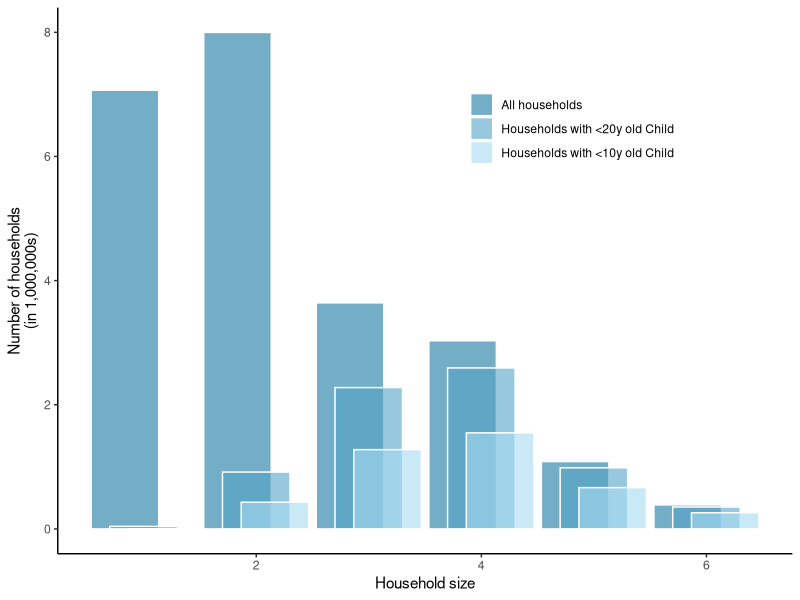
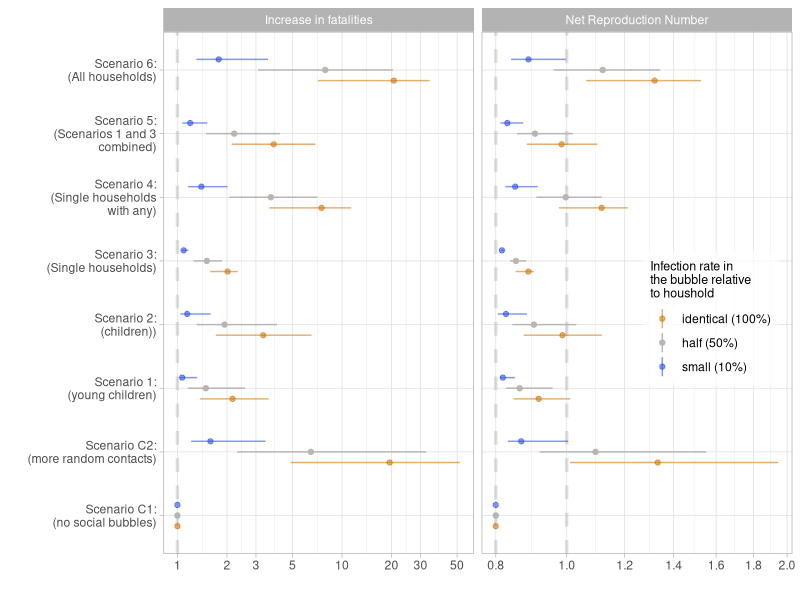
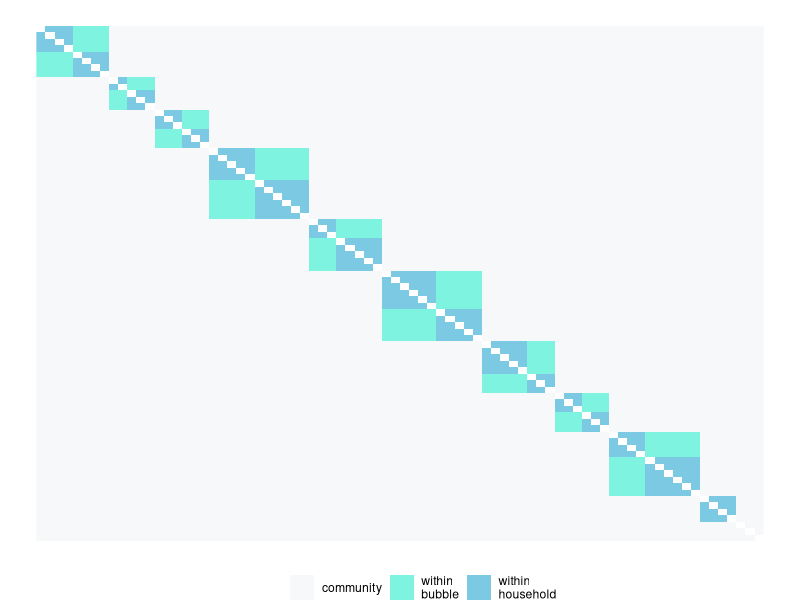
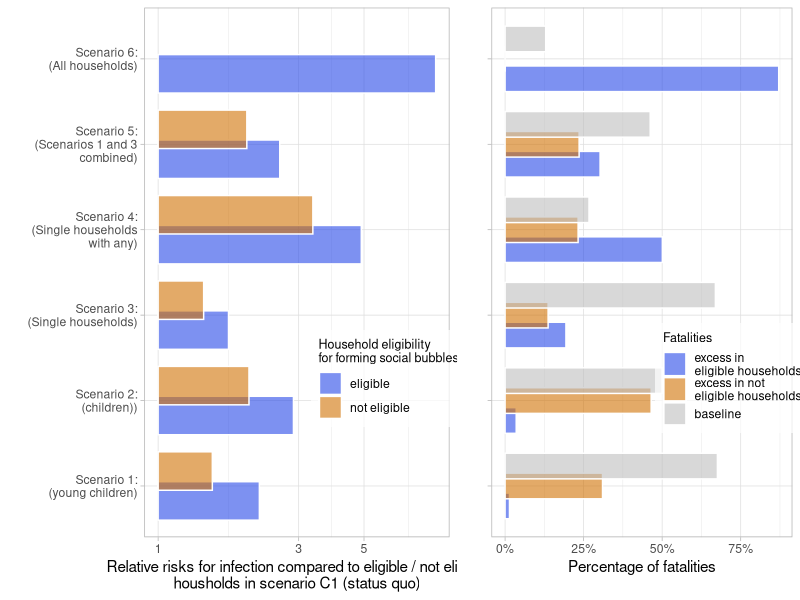
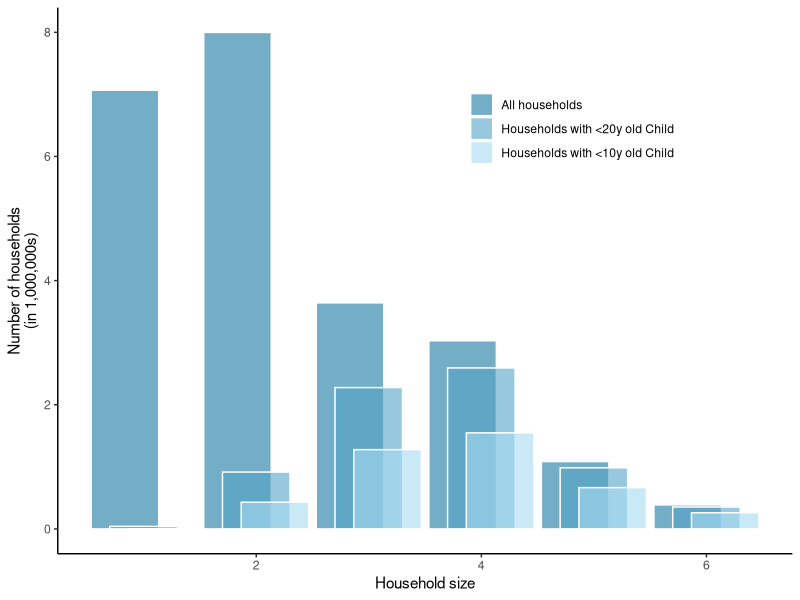
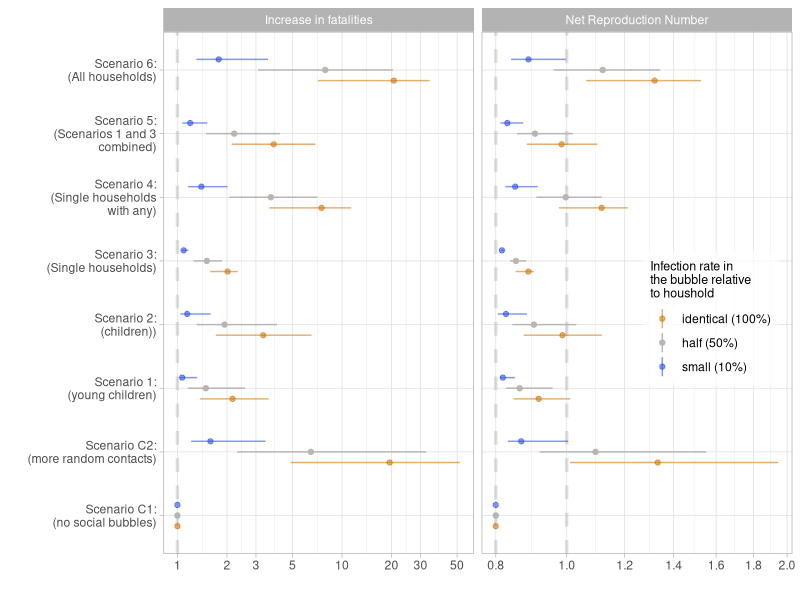
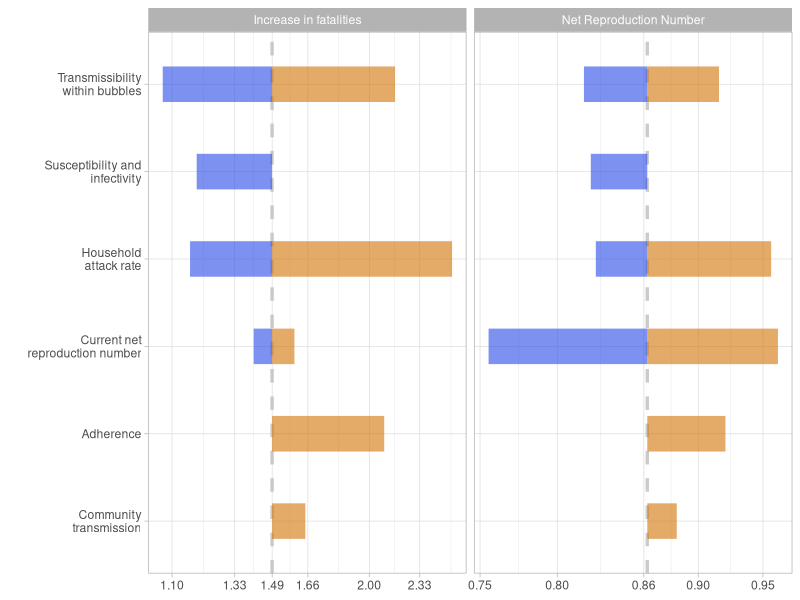
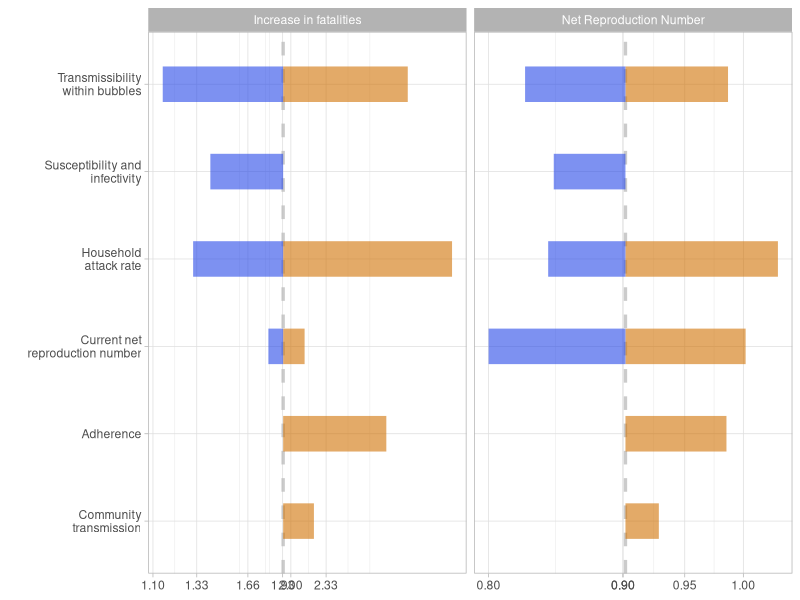

R code for these plots, in order:
#########
# plotting scripts 
# for "The effectiveness of social bubbles as part of a Covid-19 lockdown exit strategy, a modelling study"
# by Leng et al
# author: Stefan Flasche


########################
#load packages
########################
require(reshape2)
require(tidyverse)
require(gridExtra)

########################
#read in data
########################
read.csv("HH.csv") %>% 
  melt(id = "Household.size") -> dt
read.csv("Tab_RimpactMain.csv") %>%
  select(-(12:17)) %>%                            
  rbind(read.csv("Tab_DimpactMain.csv")) %>% 
  mutate(Outcome = gsub("Disease incidence increase","Increase in fatalities",Outcome)) %>%
  mutate(Outcome = gsub("Fatality Incidence Increase","Increase in fatalities",Outcome))->  dt.res    


########################
#plot Household sizes
########################
# av HH size
dt %>%
  group_by(variable) %>% summarise(avHHsize=sum(Household.size*value)/sum(value))

# proportion of HHs
dt %>%
  mutate(People = Household.size*value) %>%
  group_by(variable) %>% summarise(value= sum(value),
                                   People = sum(People))

#refactor
dt$variable = factor(dt$variable, c("All", "Children..20", "Children..10"))
Cat.names.replace = c("All"="All\nhouseholds", "Children..20"="Households with\n <20y old Child", "Children..10"="Households with\n <10y old Child")
Cat.names=c("All households", "Households with <20y old Child", "Households with <10y old Child")

# plot
dt %>%
  ggplot(aes(x=Household.size,y=value/1000000, fill=variable)) +
    geom_bar(stat = "identity", alpha=.6, position=position_dodge(width = .5), width = 1.8, color = "white") +
    scale_fill_manual(labels = Cat.names,
                        values=c("#1677a1","#54a4c7", "#a7dbf2")) +
    labs(x = "Household size", y = "Number of households\n(in 1,000,000s)", fill="") + 
    theme_classic() + theme(legend.position = c(0.7, 0.8))
ggsave("main_HHdistr.pdf", units = "cm", width = 14, height = 10)
          

########################
#plot Rs and deaths
########################
#filter for only the base case results
dt.res %>%
  filter(Parameter.set == "LSHTM" & 
           R_init == .8 &
           Mean.field.assumption == "Household" &
           Compliance == "Compliance") %>%
  mutate(TauB = fct_relevel(TauB, "identical", "half", "small")) -> dt.mainres

hline.dat <- data.frame(Outcome = c("Net Reproduction Number","Net Reproduction Number","Increase in fatalities"),
                        threshold = c(.8,1,1))
  
my_breaks <- function(x) { if (max(x) < 5) c(.8,1,1.2,1.4,1.6,1.8,2) else c(1,2,3,5,10,20,30,50) }

dt.mainres %>% 
  ggplot(aes(x=Scenario, y=value, ymin=value.lo, ymax=value.hi, color=TauB)) +
    geom_hline(data = hline.dat, aes(yintercept = threshold), color = "grey", alpha=0.5, lty="dashed", lwd=1.15) +  
    geom_linerange(position = position_dodge(.5)) +
    geom_point(position = position_dodge(.5)) +
    labs(x="", y="", color="Infection rate in\nthe bubble relative\nto houshold")+
    scale_color_manual(values = c("#d1720490","#bab5b3","#2748e890"),
                       labels = c("identical (100%)", "half (50%)", "small (10%)" )) +
    theme_light() + theme(legend.position = c(0.87, 0.45),
                          legend.background = element_rect(fill=alpha('white', 0.7)),
                          legend.title=element_text(size=9)) + 
    coord_flip() +
    scale_y_log10(breaks = my_breaks)+
    facet_grid(.~Outcome, scales = "free_x") +
    scale_x_discrete(labels = c("Scenario C1:\n(no social bubbles)",
                                "Scenario C2:\n(more random contacts)",
                                "Scenario 1:\n(young children)",
                                "Scenario 2:\n(children))",
                                "Scenario 3:\n(Single households)",
                                "Scenario 4:\n(Single households\nwith any)",
                                "Scenario 5:\n(Scenarios 1 and 3\ncombined)",
                                "Scenario 6:\n(All households)"))
ggsave("main_results.pdf", units = "cm", width = 18, height = 12)

########################
#plot Tornado
########################
for(i in 1:6){
  data.frame(list(Outcome=NA, 
                  Scenario=NA, 
                  val.lo=1, 
                  val=1, 
                  val.hi=1)) %>%
    rbind(c("Net Reproduction Number","tauB",
            dt.res %>% filter(Scenario==i, Outcome=="Net Reproduction Number", Parameter.set=="LSHTM", Compliance=="Compliance", Mean.field.assumption=="Household",R_init==.8, TauB=="small") %>% select(value) %>% as.numeric(),
            dt.res %>% filter(Scenario==i, Outcome=="Net Reproduction Number", Parameter.set=="LSHTM", Compliance=="Compliance", Mean.field.assumption=="Household",R_init==.8, TauB=="half") %>% select(value) %>% as.numeric(),
            dt.res %>% filter(Scenario==i, Outcome=="Net Reproduction Number", Parameter.set=="LSHTM", Compliance=="Compliance", Mean.field.assumption=="Household",R_init==.8, TauB=="identical") %>% select(value) %>% as.numeric())) %>%
    rbind(c("Net Reproduction Number","SAR",
            dt.res %>% filter(Scenario==i, Outcome=="Net Reproduction Number", Parameter.set=="LSHTM", Compliance=="Compliance", Mean.field.assumption=="Household",R_init==.8, TauB=="half") %>% select(value.lo) %>% as.numeric(),
            dt.res %>% filter(Scenario==i, Outcome=="Net Reproduction Number", Parameter.set=="LSHTM", Compliance=="Compliance", Mean.field.assumption=="Household",R_init==.8, TauB=="half") %>% select(value) %>% as.numeric(),
            dt.res %>% filter(Scenario==i, Outcome=="Net Reproduction Number", Parameter.set=="LSHTM", Compliance=="Compliance", Mean.field.assumption=="Household",R_init==.8, TauB=="half") %>% select(value.hi) %>% as.numeric())) %>%
    rbind(c("Net Reproduction Number","SusTrans",
            dt.res %>% filter(Scenario==i, Outcome=="Net Reproduction Number", Parameter.set=="Warwick", Compliance=="Compliance", Mean.field.assumption=="Household",R_init==.8, TauB=="half") %>% select(value) %>% as.numeric(),
            dt.res %>% filter(Scenario==i, Outcome=="Net Reproduction Number", Parameter.set=="LSHTM", Compliance=="Compliance", Mean.field.assumption=="Household",R_init==.8, TauB=="half") %>% select(value) %>% as.numeric(),
            NA)) %>%
    rbind(c("Net Reproduction Number","CommTrans",
            NA,
            dt.res %>% filter(Scenario==i, Outcome=="Net Reproduction Number", Parameter.set=="LSHTM", Compliance=="Compliance", Mean.field.assumption=="Household",R_init==.8, TauB=="half") %>% select(value) %>% as.numeric(),
            dt.res %>% filter(Scenario==i, Outcome=="Net Reproduction Number", Parameter.set=="LSHTM", Compliance=="Compliance", Mean.field.assumption=="Individual",R_init==.8, TauB=="half") %>% select(value) %>% as.numeric())) %>%
    rbind(c("Net Reproduction Number","Compliance",
            NA,
            dt.res %>% filter(Scenario==i, Outcome=="Net Reproduction Number", Parameter.set=="LSHTM", Compliance=="Compliance", Mean.field.assumption=="Household",R_init==.8, TauB=="half") %>% select(value) %>% as.numeric(),
            dt.res %>% filter(Scenario==i, Outcome=="Net Reproduction Number", Parameter.set=="LSHTM", Compliance=="Non-compliance", Mean.field.assumption=="Household",R_init==.8, TauB=="half") %>% select(value) %>% as.numeric())) %>% 
    rbind(c("Net Reproduction Number","Rinit",
            dt.res %>% filter(Scenario==i, Outcome=="Net Reproduction Number", Parameter.set=="LSHTM", Compliance=="Compliance", Mean.field.assumption=="Household",R_init==.7, TauB=="half") %>% select(value) %>% as.numeric(),
            dt.res %>% filter(Scenario==i, Outcome=="Net Reproduction Number", Parameter.set=="LSHTM", Compliance=="Compliance", Mean.field.assumption=="Household",R_init==.8, TauB=="half") %>% select(value) %>% as.numeric(),
            dt.res %>% filter(Scenario==i, Outcome=="Net Reproduction Number", Parameter.set=="LSHTM", Compliance=="Compliance", Mean.field.assumption=="Household",R_init==.9, TauB=="half") %>% select(value) %>% as.numeric())) %>%
    rbind(c("Increase in fatalities","tauB",
            dt.res %>% filter(Scenario==i, Outcome=="Increase in fatalities", Parameter.set=="LSHTM", Compliance=="Compliance", Mean.field.assumption=="Household",R_init==.8, TauB=="small") %>% select(value) %>% as.numeric(),
            dt.res %>% filter(Scenario==i, Outcome=="Increase in fatalities", Parameter.set=="LSHTM", Compliance=="Compliance", Mean.field.assumption=="Household",R_init==.8, TauB=="half") %>% select(value) %>% as.numeric(),
            dt.res %>% filter(Scenario==i, Outcome=="Increase in fatalities", Parameter.set=="LSHTM", Compliance=="Compliance", Mean.field.assumption=="Household",R_init==.8, TauB=="identical") %>% select(value) %>% as.numeric())) %>%
    rbind(c("Increase in fatalities","SAR",
            dt.res %>% filter(Scenario==i, Outcome=="Increase in fatalities", Parameter.set=="LSHTM", Compliance=="Compliance", Mean.field.assumption=="Household",R_init==.8, TauB=="half") %>% select(value.lo) %>% as.numeric(),
            dt.res %>% filter(Scenario==i, Outcome=="Increase in fatalities", Parameter.set=="LSHTM", Compliance=="Compliance", Mean.field.assumption=="Household",R_init==.8, TauB=="half") %>% select(value) %>% as.numeric(),
            dt.res %>% filter(Scenario==i, Outcome=="Increase in fatalities", Parameter.set=="LSHTM", Compliance=="Compliance", Mean.field.assumption=="Household",R_init==.8, TauB=="half") %>% select(value.hi) %>% as.numeric())) %>%
    rbind(c("Increase in fatalities","SusTrans",
            dt.res %>% filter(Scenario==i, Outcome=="Increase in fatalities", Parameter.set=="Warwick", Compliance=="Compliance", Mean.field.assumption=="Household",R_init==.8, TauB=="half") %>% select(value) %>% as.numeric(),
            dt.res %>% filter(Scenario==i, Outcome=="Increase in fatalities", Parameter.set=="LSHTM", Compliance=="Compliance", Mean.field.assumption=="Household",R_init==.8, TauB=="half") %>% select(value) %>% as.numeric(),
            NA)) %>%
    rbind(c("Increase in fatalities","CommTrans",
            NA,
            dt.res %>% filter(Scenario==i, Outcome=="Increase in fatalities", Parameter.set=="LSHTM", Compliance=="Compliance", Mean.field.assumption=="Household",R_init==.8, TauB=="half") %>% select(value) %>% as.numeric(),
            dt.res %>% filter(Scenario==i, Outcome=="Increase in fatalities", Parameter.set=="LSHTM", Compliance=="Compliance", Mean.field.assumption=="Individual",R_init==.8, TauB=="half") %>% select(value) %>% as.numeric())) %>%
    rbind(c("Increase in fatalities","Compliance",
            NA,
            dt.res %>% filter(Scenario==i, Outcome=="Increase in fatalities", Parameter.set=="LSHTM", Compliance=="Compliance", Mean.field.assumption=="Household",R_init==.8, TauB=="half") %>% select(value) %>% as.numeric(),
            dt.res %>% filter(Scenario==i, Outcome=="Increase in fatalities", Parameter.set=="LSHTM", Compliance=="Non-compliance", Mean.field.assumption=="Household",R_init==.8, TauB=="half") %>% select(value) %>% as.numeric())) %>%
    rbind(c("Increase in fatalities","Rinit",
            dt.res %>% filter(Scenario==i, Outcome=="Increase in fatalities", Parameter.set=="LSHTM", Compliance=="Compliance", Mean.field.assumption=="Household",R_init==.9, TauB=="half") %>% select(value) %>% as.numeric(),
            dt.res %>% filter(Scenario==i, Outcome=="Increase in fatalities", Parameter.set=="LSHTM", Compliance=="Compliance", Mean.field.assumption=="Household",R_init==.8, TauB=="half") %>% select(value) %>% as.numeric(),
            dt.res %>% filter(Scenario==i, Outcome=="Increase in fatalities", Parameter.set=="LSHTM", Compliance=="Compliance", Mean.field.assumption=="Household",R_init==.7, TauB=="half") %>% select(value) %>% as.numeric())) %>%
    slice(-1) -> dt.tornado
  
  hline.dat <- data.frame(Outcome = c("Net Reproduction Number","Increase in fatalities"),
                          value = dt.res %>% filter(Scenario==i, Parameter.set=="LSHTM", Compliance=="Compliance", Mean.field.assumption=="Household",R_init==.8, TauB=="half") %>% select(value) %>% c())
  my_breaks <- function(x) { if (max(x) > 2.5) c(1.1,1.33,round(hline.dat[2,2],2),1.66,2,2.33) else c(0.75,.8,round(hline.dat[1,2],2),.9,.95,1,1.1) }
  
  dt.tornado %>%
    ggplot(aes(x = Scenario)) +
    geom_hline(data = hline.dat, aes(yintercept = value), color = "grey", alpha=0.8, lty="dashed", lwd=1.15) +
      geom_linerange(aes(ymin=as.numeric(val), ymax=as.numeric(val.hi)), color="#d17204", lwd=12, alpha=.6)+
      geom_linerange(aes(ymin=as.numeric(val.lo), ymax=as.numeric(val)), color="#2748e8", lwd=12, alpha=.6)+
      facet_grid(.~Outcome, scales = "free")+
      coord_flip() +
      xlab("")+
      theme_light()+
      scale_x_discrete(labels = c("Community\ntransmission",
                                  "Adherence",
                                  "Current net\nreproduction number",
                                  "Household\nattack rate",
                                  "Susceptibility and\ninfectivity",
                                  "Transmissibility\nwithin bubbles")) +
    scale_y_log10(breaks = my_breaks)
  ggsave(paste0("main_tornado_Scenario_",i,".pdf"), units = "cm", width = 17, height = 8)
}



########################
# create contact matrix for plotting
########################
N=80
Nh=4
p=1/5
p2=1/3
M1 = matrix(rep(1/N,N^2),N) #community
M2 = matrix(rep(0,N^2),N) # HH
M3 = matrix(rep(0,N^2),N) # bubble
i=1
HHsize=Nh
c="tick"
Bsize=NULL
while((i+HHsize-1)<=N){
  M2[i:(i+HHsize-1),i:(i+HHsize-1)] = p
  i=i+HHsize
  if (c=="tick"){
    c="toc"
    Bsize=c(Bsize,HHsize)
  }else{
    c="tick"
    Bsize[length(Bsize)] = Bsize[length(Bsize)]+HHsize
  }
  HHsize = sample(2:6,1)
}
BBsize = cumsum(Bsize)
BBsize.lo = c(1,BBsize[1:(length(BBsize)-1)]+1)
for (i in 1:length(BBsize)){
  M3[BBsize.lo[i]:BBsize[i],BBsize.lo[i]:BBsize[i]] = p2
}

M=M1+M2+M3 
diag(M)=0
rotate <- function(x) t(apply(x, 2, rev))

#display matrix
plot=T
if(plot){
  M %>% 
    rotate() %>%
    melt() %>%
    ggplot(aes(x=Var1, y=Var2, fill=as.character(value))) +
      geom_raster() +
      theme_void() +
      labs(x="", y="", fill="") +
      scale_fill_manual(values=c("white","#f2f4f599","#28ebca99","#24a5d199"),
                        labels = c("","community","within\nbubble","within\nhousehold")) +
      theme(legend.position = "bottom")
}
ggsave("main_bubblematrix.pdf", units = "cm", width = 11, height = 12)



########################
# Plot fatality equity
########################

read.csv("Fatality_increase_fig.csv") %>%
  melt(id="Scenario") -> dt.fat

dt.fat %>%
  filter(variable %in% c("K.M", "L.N")) %>%
  ggplot(aes(x=Scenario, y=value, fill=variable)) +
    geom_bar(stat="identity", position = position_dodge(.7), alpha=.6, color="white") +
    scale_y_log10() +
    scale_fill_manual(labels=c("eligible","not eligible"),
                      values=c("#2748e8","#d17204"))+
    scale_x_discrete(labels = c("Scenario 1:\n(young children)",
                                "Scenario 2:\n(children))",
                                "Scenario 3:\n(Single households)",
                                "Scenario 4:\n(Single households\nwith any)",
                                "Scenario 5:\n(Scenarios 1 and 3\ncombined)",
                                "Scenario 6:\n(All households)")) +
    coord_flip()+
    labs(x="",
         y="Relative risks for infection compared to eligible / not eligible\nhousholds in scenario C1 (status quo)",
         fill="Household eligibility\nfor forming social bubbles") +
    theme_light() + theme(legend.position = c(0.8, 0.3),
                          legend.background = element_rect(fill=alpha('white', 0.7)),
                          legend.title=element_text(size=9)) -> p1

dt.fat %>%
  filter(variable %in% c("PAF.B", "PAF.C","PAF.C1")) %>%
  ggplot(aes(x=Scenario, y=value, fill=variable)) +
    geom_bar(stat="identity", position = position_dodge(.7), alpha=.6, color="white") +
    scale_fill_manual(labels=c("excess in\neligible households","excess in not\neligible households","baseline"),
                      values=c("#2748e8","#d17204","grey"))+
    scale_x_discrete(labels = c("",
                                "",
                                "",
                                "",
                                "",
                                "")) +
    scale_y_continuous(labels = scales::percent) +
    coord_flip()+
    labs(x="",
         y="Percentage of fatalities\n ",
         fill="Fatalities") +
    theme_light() + theme(legend.position = c(0.8, 0.3),
                          legend.background = element_rect(fill=alpha('white', 0.7)),
                          legend.title=element_text(size=9)) -> p2

grid.arrange(p1,p2,nrow=1, widths=c(1,0.75)) -> p3
ggsave("main_fatalityequity.pdf", p3, units = "cm", width = 24, height = 10)
